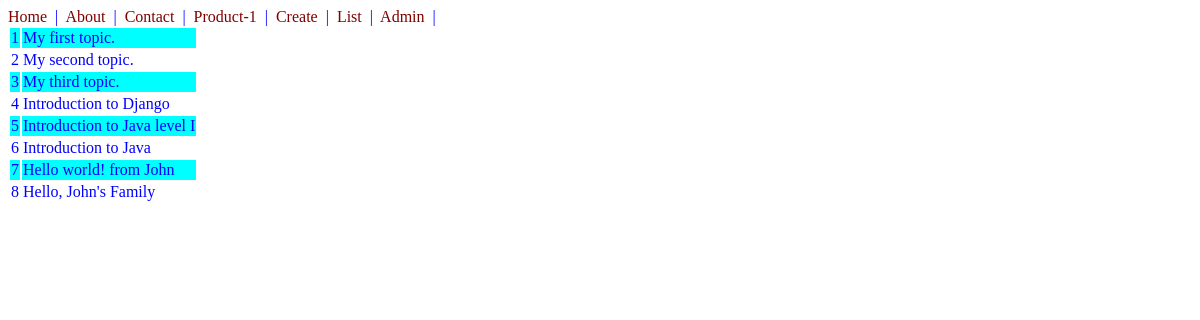
Before: /blogf/ with the older database file.
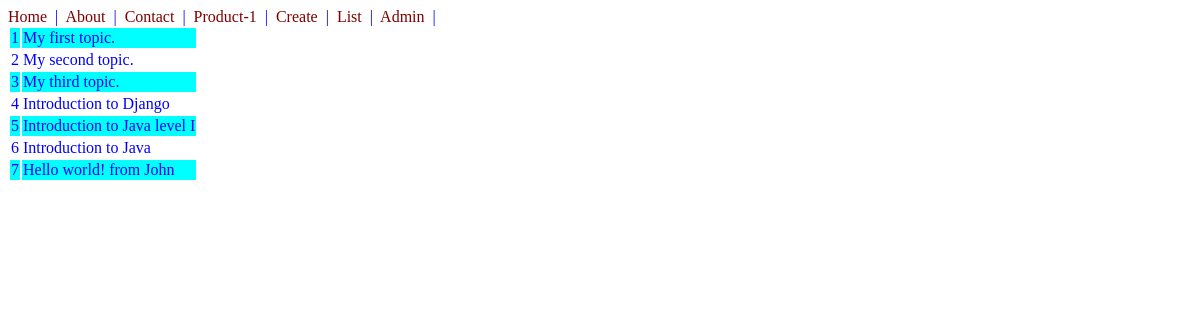
After: the same page with the newer database file.
### blogs/models.py (models this page shows, shortened)
class Blog(models.Model):
    topic = models.CharField(max_length=120)

### blogs/views.py (the view)
# urls.py: path("blogf/", blog_list_view),
def blog_list_view(request):
    queryset =  Blog.objects.all()
    context = {
        "object_list":queryset
    }
    return render(request, "blogs/blogs_list_view.html", context)

### blogs/templates/blogs/blogs_list_view.html
{% extends 'base.html' %}
{% block content %}
{% load static %}
<table>
{% for blog in object_list %}
    {% cycle 'row1' 'row2' as rowcolors silent %}
    <tr class="{{ rowcolors }}">
        <td>{{blog.id}}</td>
        <td>{{blog.topic}}</td>
    </tr>
{% endfor %}
</table>
{% endblock %}

Changed rows visible on the page:
removed Blog: id "8", topic "Hello, John's Family"
